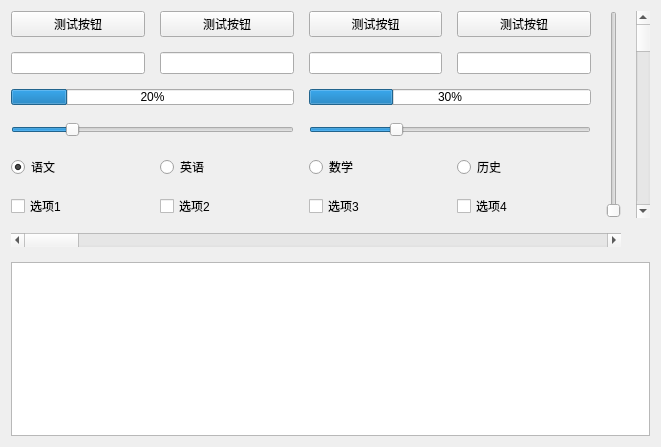
<?xml version="1.0" encoding="UTF-8"?>
<ui version="4.0">
 <class>HFlatStyleWidget</class>
 <widget class="QWidget" name="HFlatStyleWidget">
  <property name="geometry">
   <rect>
    <x>0</x>
    <y>0</y>
    <width>661</width>
    <height>447</height>
   </rect>
  </property>
  <property name="windowTitle">
   <string>Form</string>
  </property>
  <layout class="QGridLayout" name="gridLayout">
   <property name="spacing">
    <number>15</number>
   </property>
   <item row="3" column="2" colspan="2">
    <widget class="QSlider" name="horizontalSlider_2">
     <property name="minimumSize">
      <size>
       <width>0</width>
       <height>20</height>
      </size>
     </property>
     <property name="maximum">
      <number>100</number>
     </property>
     <property name="value">
      <number>30</number>
     </property>
     <property name="orientation">
      <enum>Qt::Horizontal</enum>
     </property>
    </widget>
   </item>
   <item row="3" column="0" colspan="2">
    <widget class="QSlider" name="horizontalSlider_1">
     <property name="minimumSize">
      <size>
       <width>0</width>
       <height>20</height>
      </size>
     </property>
     <property name="maximum">
      <number>100</number>
     </property>
     <property name="value">
      <number>20</number>
     </property>
     <property name="orientation">
      <enum>Qt::Horizontal</enum>
     </property>
    </widget>
   </item>
   <item row="2" column="2" colspan="2">
    <widget class="QProgressBar" name="progressBar_2">
     <property name="minimumSize">
      <size>
       <width>0</width>
       <height>16</height>
      </size>
     </property>
     <property name="value">
      <number>30</number>
     </property>
    </widget>
   </item>
   <item row="2" column="0" colspan="2">
    <widget class="QProgressBar" name="progressBar_1">
     <property name="minimumSize">
      <size>
       <width>0</width>
       <height>16</height>
      </size>
     </property>
     <property name="value">
      <number>20</number>
     </property>
    </widget>
   </item>
   <item row="0" column="1">
    <widget class="QPushButton" name="pushButton_2">
     <property name="styleSheet">
      <string notr="true"/>
     </property>
     <property name="text">
      <string>测试按钮</string>
     </property>
    </widget>
   </item>
   <item row="0" column="0">
    <widget class="QPushButton" name="pushButton_1">
     <property name="styleSheet">
      <string notr="true"/>
     </property>
     <property name="text">
      <string>测试按钮</string>
     </property>
    </widget>
   </item>
   <item row="0" column="2">
    <widget class="QPushButton" name="pushButton_3">
     <property name="styleSheet">
      <string notr="true"/>
     </property>
     <property name="text">
      <string>测试按钮</string>
     </property>
    </widget>
   </item>
   <item row="1" column="0">
    <widget class="QLineEdit" name="lineEdit_1"/>
   </item>
   <item row="0" column="3">
    <widget class="QPushButton" name="pushButton_4">
     <property name="styleSheet">
      <string notr="true"/>
     </property>
     <property name="text">
      <string>测试按钮</string>
     </property>
    </widget>
   </item>
   <item row="1" column="1">
    <widget class="QLineEdit" name="lineEdit_2"/>
   </item>
   <item row="1" column="3">
    <widget class="QLineEdit" name="lineEdit_4"/>
   </item>
   <item row="1" column="2">
    <widget class="QLineEdit" name="lineEdit_3"/>
   </item>
   <item row="4" column="0">
    <widget class="QRadioButton" name="radioButton_1">
     <property name="text">
      <string>语文</string>
     </property>
     <property name="checked">
      <bool>true</bool>
     </property>
    </widget>
   </item>
   <item row="4" column="1">
    <widget class="QRadioButton" name="radioButton_2">
     <property name="text">
      <string>英语</string>
     </property>
    </widget>
   </item>
   <item row="4" column="2">
    <widget class="QRadioButton" name="radioButton_3">
     <property name="text">
      <string>数学</string>
     </property>
    </widget>
   </item>
   <item row="4" column="3">
    <widget class="QRadioButton" name="radioButton_4">
     <property name="text">
      <string>历史</string>
     </property>
    </widget>
   </item>
   <item row="5" column="0">
    <widget class="QCheckBox" name="checkBox_1">
     <property name="text">
      <string>选项1</string>
     </property>
    </widget>
   </item>
   <item row="5" column="1">
    <widget class="QCheckBox" name="checkBox_2">
     <property name="text">
      <string>选项2</string>
     </property>
    </widget>
   </item>
   <item row="5" column="2">
    <widget class="QCheckBox" name="checkBox_3">
     <property name="text">
      <string>选项3</string>
     </property>
    </widget>
   </item>
   <item row="5" column="3">
    <widget class="QCheckBox" name="checkBox_4">
     <property name="text">
      <string>选项4</string>
     </property>
    </widget>
   </item>
   <item row="7" column="0" colspan="6">
    <widget class="QTableWidget" name="tableWidget">
     <property name="styleSheet">
      <string notr="true"/>
     </property>
     <property name="gridStyle">
      <enum>Qt::DashDotLine</enum>
     </property>
    </widget>
   </item>
   <item row="0" column="4" rowspan="6">
    <widget class="QSlider" name="verticalSlider_1">
     <property name="orientation">
      <enum>Qt::Vertical</enum>
     </property>
     <property name="invertedControls">
      <bool>false</bool>
     </property>
     <property name="tickPosition">
      <enum>QSlider::NoTicks</enum>
     </property>
    </widget>
   </item>
   <item row="6" column="0" colspan="5">
    <widget class="QScrollBar" name="horizontalScrollBar_1">
     <property name="styleSheet">
      <string notr="true"/>
     </property>
     <property name="orientation">
      <enum>Qt::Horizontal</enum>
     </property>
    </widget>
   </item>
   <item row="0" column="5" rowspan="6">
    <widget class="QScrollBar" name="verticalScrollBar_1">
     <property name="orientation">
      <enum>Qt::Vertical</enum>
     </property>
    </widget>
   </item>
  </layout>
 </widget>
 <resources/>
 <connections>
  <connection>
   <sender>horizontalSlider_1</sender>
   <signal>valueChanged(int)</signal>
   <receiver>progressBar_1</receiver>
   <slot>setValue(int)</slot>
   <hints>
    <hint type="sourcelabel">
     <x>99</x>
     <y>123</y>
    </hint>
    <hint type="destinationlabel">
     <x>99</x>
     <y>96</y>
    </hint>
   </hints>
  </connection>
  <connection>
   <sender>horizontalSlider_2</sender>
   <signal>valueChanged(int)</signal>
   <receiver>progressBar_2</receiver>
   <slot>setValue(int)</slot>
   <hints>
    <hint type="sourcelabel">
     <x>417</x>
     <y>120</y>
    </hint>
    <hint type="destinationlabel">
     <x>416</x>
     <y>98</y>
    </hint>
   </hints>
  </connection>
 </connections>
</ui>
